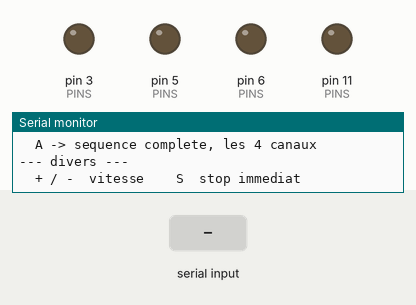
Simulated run of this sketch. Board: Arduino Uno, built with avr-gcc and run on an emulated ATmega328P. Shown: output pins drawn as LEDs (lit = HIGH), the last lines printed to the serial monitor. The test bench sets the inputs (shaded band).

Above: at 1.9 s.
2.0 s: "G" received over Serial
At 2.9 s:
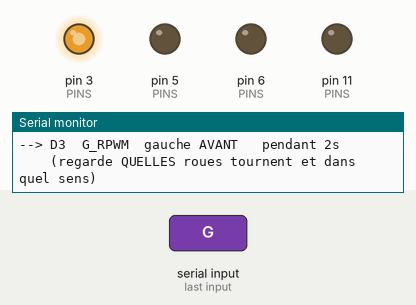
5.0 s: byte 32 (' ') received over Serial
At 6.2 s:
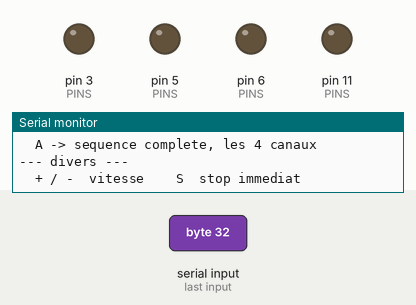
6.5 s: "3" received over Serial
At 7.5 s:
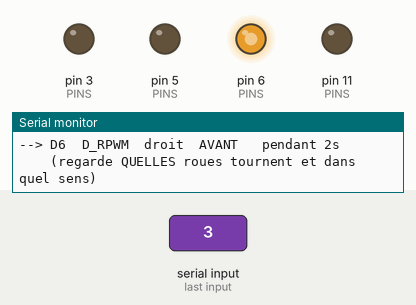
9.5 s: "4" received over Serial
At 9.8 s:
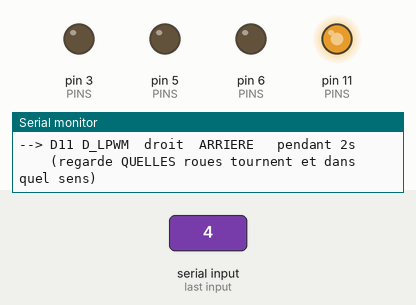
Timing chart, 0 to 13.0 s (numbered marks = the images above; inputs shaded):
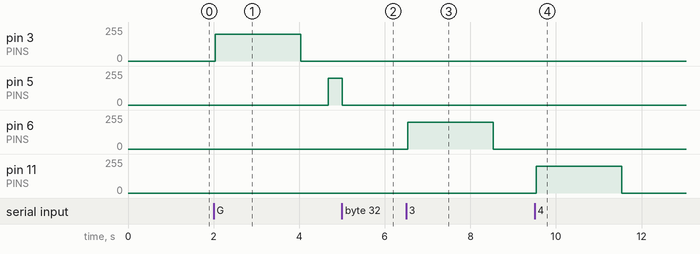

The sketch:

test_moteurs.ino
```cpp
// test_moteurs.ino - Diagnostic des moteurs, SANS le Raspberry Pi.
//
// A televerser a la place du sketch normal quand un moteur ne repond plus.
// Tout se pilote depuis le moniteur serie de l'IDE Arduino, a 9600 bauds
// (menu deroulant en bas a droite : "9600 baud" et "Nouvelle ligne").
//
// Pourquoi tester CANAL PAR CANAL plutot que "avance / recule" :
// chaque BTS7960 contient DEUX demi-ponts, un par sens de rotation. Si un
// seul est grille, le moteur tourne dans un sens et pas dans l'autre — et un
// test "avance" seul conclurait a tort que tout va bien. Les commandes 1 a 4
// activent donc une seule sortie a la fois.
//
// Cablage attendu (identique au sketch de production) :
//   Cote gauche : G_RPWM D3  (avant)   G_LPWM D5   (arriere)
//   Cote droit  : D_RPWM D6  (avant)   D_LPWM D11  (arriere)
//   BTS7960 : R_EN et L_EN au +5V
//   L'alimentation de PUISSANCE des BTS7960 vient de la batterie, pas de
//   l'Arduino. Sans elle, ce sketch tournera sans qu'aucune roue ne bouge.
//
// SECURITE : rien ne demarre tout seul. Chaque test dure 2 secondes puis
// s'arrete, et la barre d'espace (ou 'S') coupe tout immediatement.

const int G_RPWM = 3;   // gauche, sens avant
const int G_LPWM = 5;   // gauche, sens arriere
const int D_RPWM = 6;   // droit, sens avant
const int D_LPWM = 11;  // droit, sens arriere

const int PINS[4] = { G_RPWM, G_LPWM, D_RPWM, D_LPWM };
const char* NOMS[4] = {
  "D3  G_RPWM  gauche AVANT",
  "D5  G_LPWM  gauche ARRIERE",
  "D6  D_RPWM  droit  AVANT",
  "D11 D_LPWM  droit  ARRIERE",
};

int vitesse = 200;                  // 0-255. 200 = franc sans etre brutal.
const unsigned long DUREE_MS = 2000; // duree d'un test

void toutArreter() {
  for (int i = 0; i < 4; i++) analogWrite(PINS[i], 0);
}

void menu() {
  Serial.println();
  Serial.println(F("=== TEST MOTEURS ==="));
  Serial.print(F("Vitesse actuelle : "));
  Serial.println(vitesse);
  Serial.println(F("--- un seul canal a la fois (localise la panne) ---"));
  for (int i = 0; i < 4; i++) {
    Serial.print(F("  "));
    Serial.print(i + 1);
    Serial.print(F(" -> "));
    Serial.println(NOMS[i]);
  }
  Serial.println(F("--- par cote (les deux sens a la suite) ---"));
  Serial.println(F("  G -> tout le cote GAUCHE"));
  Serial.println(F("  D -> tout le cote DROIT"));
  Serial.println(F("  A -> sequence complete, les 4 canaux"));
  Serial.println(F("--- divers ---"));
  Serial.println(F("  + / -  vitesse    S  stop immediat"));
  Serial.println();
}

// Active UNE sortie pendant DUREE_MS, en annoncant ce qui doit se passer.
void testerCanal(int index) {
  toutArreter();
  Serial.println();
  Serial.print(F("--> "));
  Serial.print(NOMS[index]);
  Serial.print(F("   pendant "));
  Serial.print(DUREE_MS / 1000);
  Serial.println(F("s"));
  Serial.println(F("    (regarde QUELLES roues tournent et dans quel sens)"));

  analogWrite(PINS[index], vitesse);
  unsigned long t0 = millis();
  while (millis() - t0 < DUREE_MS) {
    // Coupure immediate si on tape S pendant le test.
    if (Serial.available()) {
      char c = Serial.read();
      if (c == 'S' || c == 's' || c == ' ') {
        toutArreter();
        Serial.println(F("    ARRET demande."));
        return;
      }
    }
  }
  toutArreter();
  Serial.println(F("    fini."));
}

void testerCote(bool gauche) {
  if (gauche) {
    testerCanal(0);
    delay(600);
    testerCanal(1);
  } else {
    testerCanal(2);
    delay(600);
    testerCanal(3);
  }
}

void setup() {
  for (int i = 0; i < 4; i++) {
    pinMode(PINS[i], OUTPUT);
    analogWrite(PINS[i], 0);
  }
  Serial.begin(9600);
  delay(300);
  Serial.println();
  Serial.println(F("Pret. Rien ne bougera tant que tu n'auras rien tape."));
  menu();
}

void loop() {
  if (!Serial.available()) return;
  char c = Serial.read();

  switch (c) {
    case '1': testerCanal(0); menu(); break;
    case '2': testerCanal(1); menu(); break;
    case '3': testerCanal(2); menu(); break;
    case '4': testerCanal(3); menu(); break;
    case 'G': case 'g': testerCote(true);  menu(); break;
    case 'D': case 'd': testerCote(false); menu(); break;
    case 'A': case 'a':
      for (int i = 0; i < 4; i++) { testerCanal(i); delay(600); }
      menu();
      break;
    case '+':
      vitesse = min(255, vitesse + 25);
      Serial.print(F("vitesse = ")); Serial.println(vitesse);
      break;
    case '-':
      vitesse = max(60, vitesse - 25);
      Serial.print(F("vitesse = ")); Serial.println(vitesse);
      break;
    case 'S': case 's': case ' ':
      toutArreter();
      Serial.println(F("STOP."));
      break;
    default: break; // ignore les retours a la ligne
  }
}
```

Measured:
- after the input at 2.0 s, pin 3 (PINS): 0/255 → 200/255 at once, → 0/255 2.0 s later; pin 5 (PINS): 0/255 → 200/255 after 2.7 s
- after the input at 5.0 s, pin 5 (PINS): 200/255 → 0/255 at once
- after the input at 6.5 s, pin 6 (PINS): 0/255 → 200/255 at once, → 0/255 2.0 s later
- after the input at 9.5 s, pin 11 (PINS): 0/255 → 200/255 at once, → 0/255 2.0 s later
